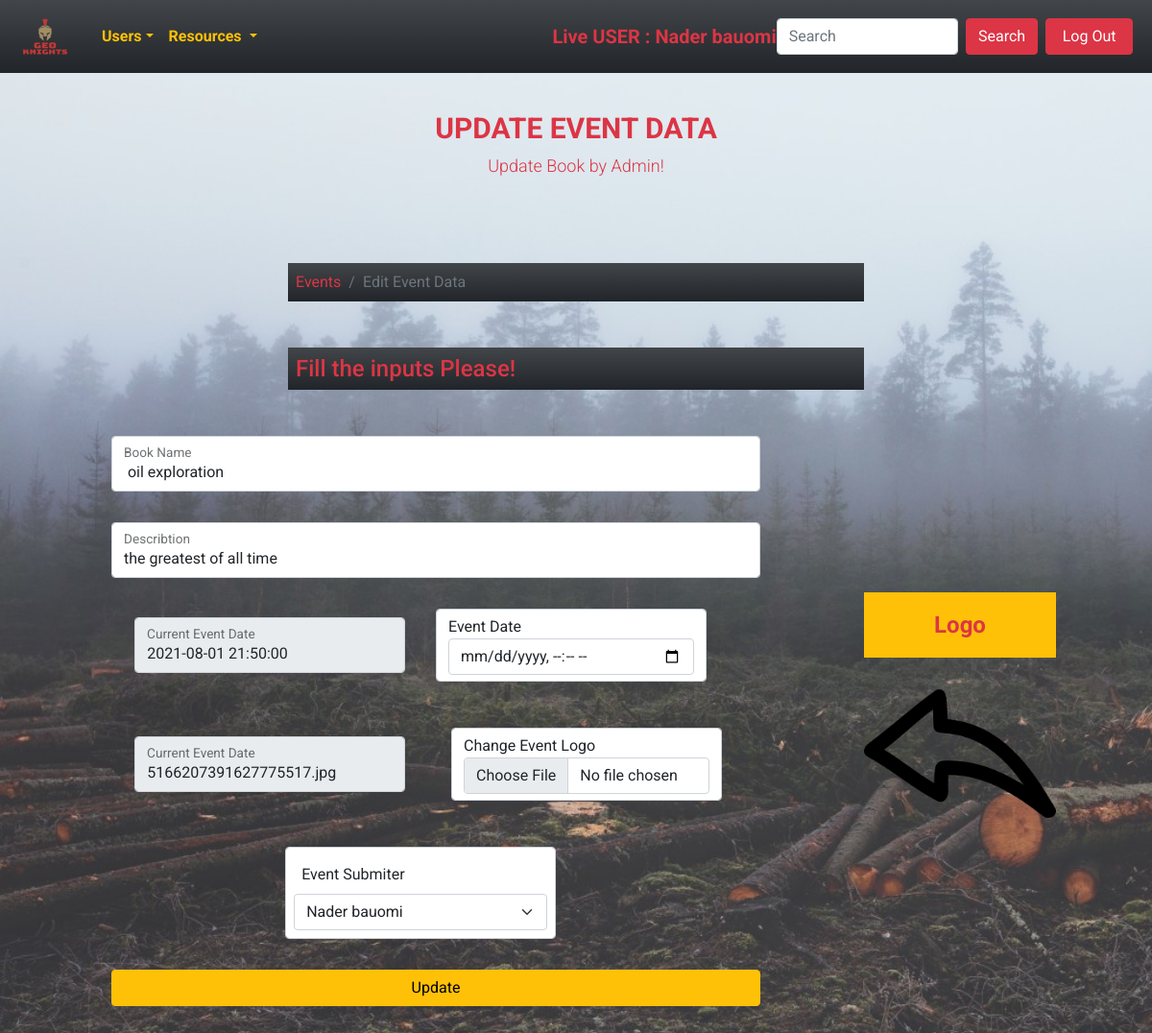
Before: /admin/resources/events/edit.php?id=35 (signed in) with the older database file.
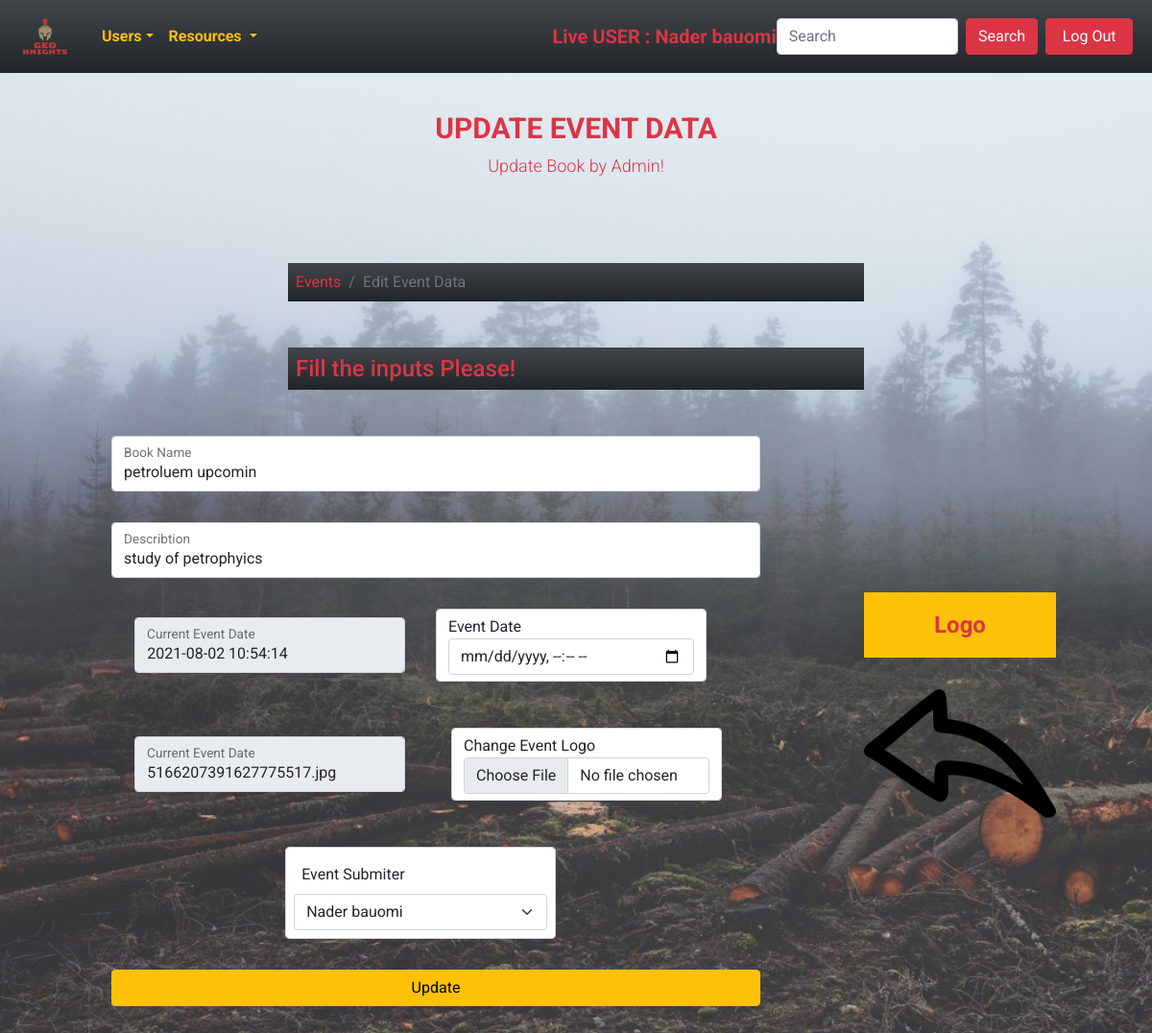
After: the same page with the newer database file.
### tables this page shows
CREATE TABLE `events` (
  `id` int(11) NOT NULL,
  `event_name` char(60) NOT NULL,
  `event_describtion` varchar(200) NOT NULL,
  `eventDate` timestamp NOT NULL DEFAULT current_timestamp() ON UPDATE current_timestamp(),
  `event_logo` varchar(110) NOT NULL,
  `event_submiter` int(11) DEFAULT NULL
);

CREATE TABLE `users` (
  `id` int(11) NOT NULL,
  `name` char(50) NOT NULL,
  `email` char(80) NOT NULL,
  `password` char(50) NOT NULL,
  `phone` char(11) NOT NULL,
  `gender` char(40) NOT NULL,
  `user_type` int(11) DEFAULT NULL
);

### helpers/paths.php (called while the page is built, shortened)
<?php
function css($dis){
    return   "http://" . $_SERVER['SERVER_NAME'] . "/g2p/assests/css/" . $dis;
}
function images($dis){
    return "http://" . $_SERVER['SERVER_NAME'] . "/g2p/assests/images/" . $dis;
}
?>

### helpers/functions.php (called while the page is built, shortened)
<?php
function Sanitize($input, $flag)
{
    $sanitize_var = $input;
    switch ($flag) {
        case 1:
            $sanitize_var = filter_var($sanitize_var, FILTER_SANITIZE_NUMBER_INT);
            break;
    }
    return $sanitize_var;
}

### admin/resources/events/edit.php (the view, shortened to what the changed rows need)
<?php
require "../../../helpers/paths.php";
require "../../../helpers/functions.php";
require '../../../helpers/dbConnection.php';
require '../../../layout/navAdmin.php';
$id  = Sanitize($_GET['id'], 1);
$sqlusers = "select * from users";
$opusers =  mysqli_query($con, $sqlusers);
$sqlevent = "select * from events where id =$id";
$opevents =  mysqli_query($con, $sqlevent);
$dataevent = mysqli_fetch_assoc($opevents);
?>
<!DOCTYPE html>
<html lang="en">
<head>
    <link rel="stylesheet" href="<?php echo css('edit.css') ?>">
</head>
<body class="col-12">
    <h1 class="text-danger">Update Event data
        <small>Update Book by Admin! </small>
    </h1>
    <div class="d-flex flex-column flex-lg-row col-12 justify-content-evenly align-items-center">
        <form action="edit.php?id=<?php echo $dataevent['id']; ?>" method="POST" class=" col-lg-7 col-10  d-flex flex-column  p-4 ps-0 " enctype="multipart/form-data">
            <div class="col-sm-12 m-3 ">
                <div class=" form-floating">
                    <input value="<?php echo $dataevent['event_name']; ?>" type="text" class="form-control" id="floatingInput" placeholder="Enter Name" name="name">
                    <label for="floatingInput">Book Name</label>
                </div>
            </div>
            <div class="col-sm-12 m-3 ">
                <div class=" form-floating">
                    <input value="<?php echo $dataevent['event_describtion']; ?>" type="text" class="form-control" id="floatingInput" placeholder="Describtion" name="describtion">
                    <label for="floatingInput">Describtion</label>
                </div>
            </div>
            <div class="d-flex align-items-center flex-column flex-lg-row justify-content-center">
                <div class="col-lg-5 col-12 m-3 ">
                    <div class=" form-floating">
                        <input value="<?php echo $dataevent['eventDate'] ?>" type="text" disabled class="form-control" id="floatingInput" placeholder="Download" name="download">
                        <label for="floatingInput">Current Event Date</label>
                    </div>
                </div>
            </div>
            <div class="d-flex align-items-center flex-column flex-lg-row justify-content-center">
                <div class="col-lg-5 col-12 m-3 ">
                    <div class=" form-floating">
                        <input value="<?php echo $dataevent['event_logo'] ?>" type="text" disabled class="form-control" id="floatingInput" placeholder="Download" name="download">
                        <label for="floatingInput">Current Event Date</label>
                    </div>
                </div>
            </div>
            <div class="d-flex align-items-center justify-content-around ">
                <div class="col-sm-5 mt-3 mb-3 ">
                    <div class=" form-control p-2">
                        <label for="adder" class="p-2">Event Submiter</label>
                        <select id="adder" class="form-select" name="submiter">
                            <?php while ($datauser = mysqli_fetch_assoc($opusers)) {
                            ?>
                                <option value="<?php echo $datauser['id']; ?>" <?php if ($datauser['id'] == $dataevent['event_submiter']) {
                                                                                    echo 'selected';
                                                                                } ?>><?php echo $datauser['name']; ?></option>
                            <?php } ?>
                        </select>
                    </div>
                </div>
            </div>
        </form>
        <div class="logoPic col-lg-2 align-self-center col-4">
            <div class="card-body bg-warning">
                <p class="card-text text-danger text-center fw-bold fs-4">Logo</p>
            </div>
            <img src="<?php echo images('eventsLogos/') . trim($dataevent['event_logo']) ?>" class="card-img-top" alt="logo">
        </div>
    </div>
</body>
</html>

Changed rows visible on the page:
changed events "5166207391627775517.jpg": name "oil exploration" → "petroluem upcomin"; describtion "the greatest of all time" → "study of petrophyics"; download "2021-08-01 21:50:00" → "2021-08-02 10:54:14"
